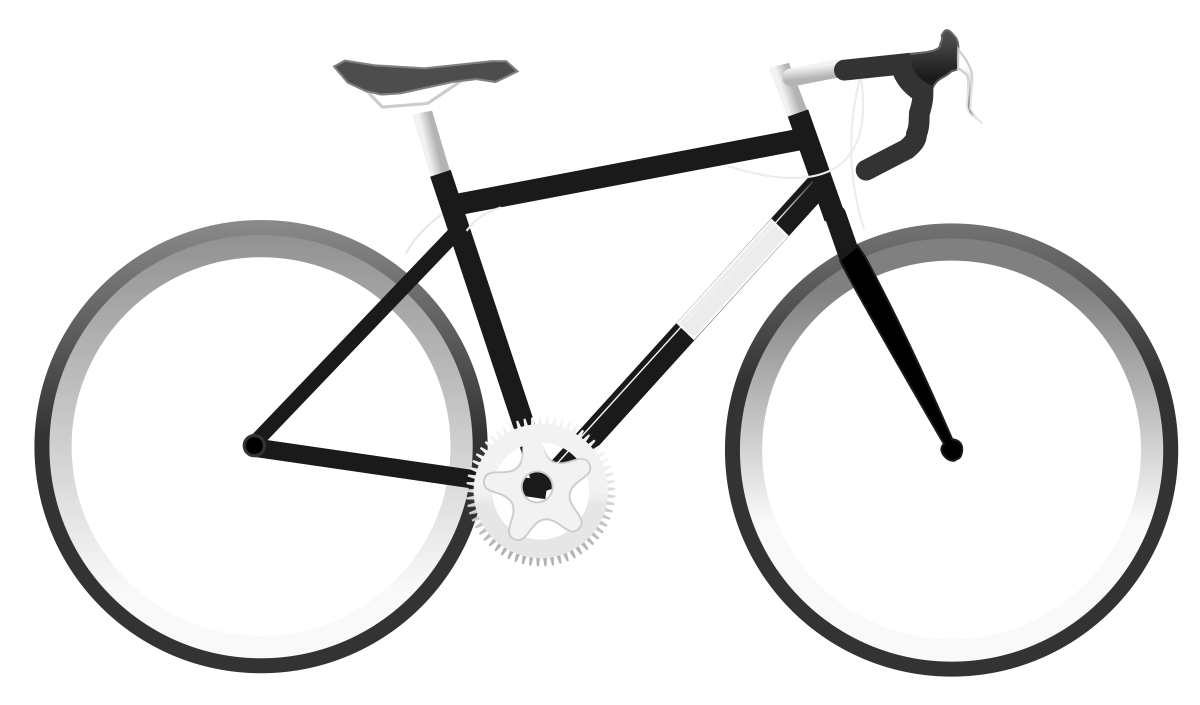
#> input picture GUI/bike.png, 2400 x 1410 px (shown at 1/2 size)
$ python app.py
#> lines starting #> are read from the running program, lines starting #| are printed output that depends on the picture
import tkinter as tk
import tkinter.ttk as ttk
import json
from tkinter import *
import os
from PIL import ImageTk, Image
import requests
import ast
from tkinter import messagebox


#Main Screen
master = Tk()
master.title('BicycleRental')

#Functions
# [94 lines left out: functions rental_new, rental_create, close_bike, returned_bike, not called in this run]


def false_return(return_bike_screen):
    return_bike_screen.destroy()


# [484 lines left out: functions returned_bike_screen, rental_view, active_bikes, create_user, add_client, client_confirm_create and 7 more, not called in this run]

#Image import
img = Image.open('bike.png')
#> img is the input picture: PIL image 2400x1410 P; mean R, G, B, A 81.7, 114.7, 85.8, 48.6
img = img.resize((280,150))
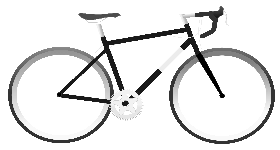
#> img: PIL image 280x150 P; mean R, G, B, A 81.7, 114.7, 85.7, 48.6; transparent parts drawn white
img = ImageTk.PhotoImage(img)

#Labels
Label(master, text='Wypożyczalnia rowerów', font=('Calibri', 14)).grid(row=0, sticky=N, pady=10)
Label(master, text='Witaj w panelu administratora', font=('Calibri', 12)).grid(row=1, sticky=N, pady=10)
Button(master, text='Aktywne wypożyczenia', font=('Calibri', 12),width=20, command=rental_view).grid(row=2, column=0, sticky=N, pady=5)
Button(master, text='Dodaj wypożyczenie', font=('Calibri', 12),width=20, command= rental_create).grid(row=3,sticky=N, pady=5)
Label(master, image=img).grid(row=4, sticky=N, pady=15)

#Buttons
Button(master, text='Dodaj użytkownika', font=('Calibri', 12),width=20, command=add_client).grid(row=5, sticky=N, pady=5)
Button(master, text='Wyświetl użytkowników', font=('Calibri', 12),width=20, command=client_view).grid(row=6, sticky=N, pady=5)
Button(master, text='Dodaj rower', font=('Calibri', 12),width=20, command=add_bike).grid(row=7,sticky=N, pady=5)
Button(master, text='Wyświetl rowery', font=('Calibri', 12),width=20, command=bike_view).grid(row=8,sticky=N, pady=5)
